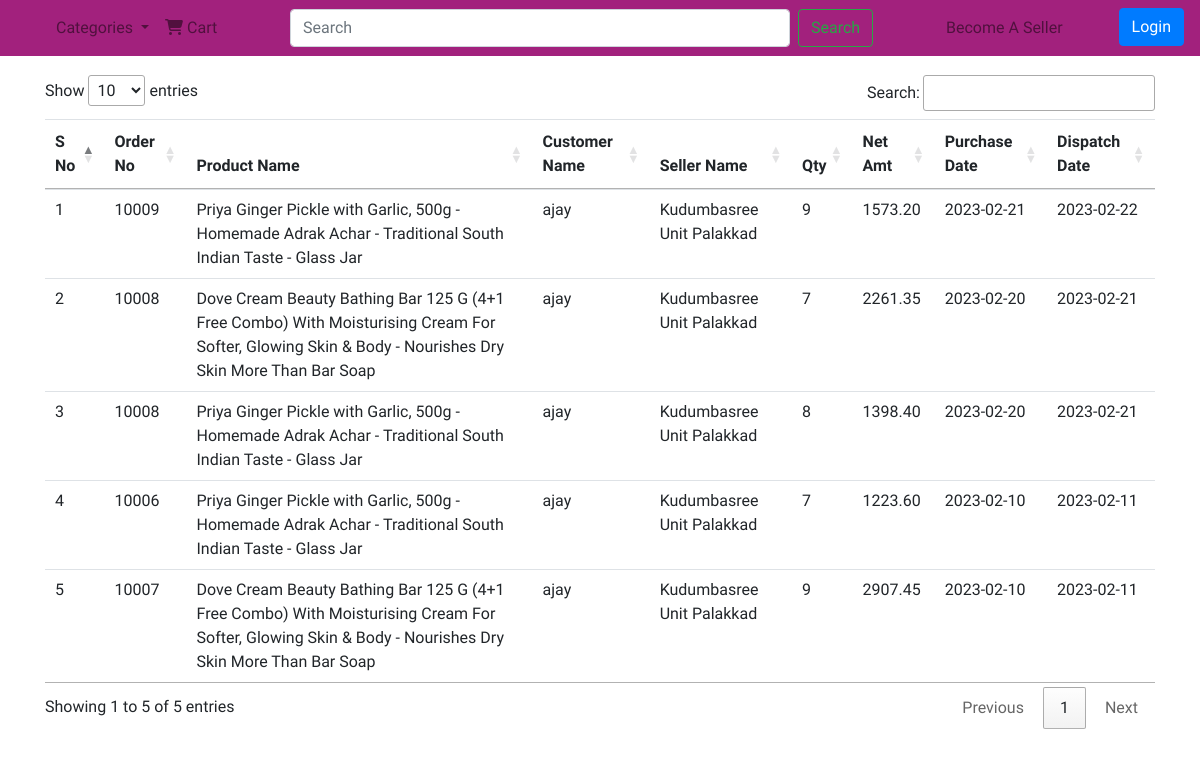
The app's page /admin-total-sales.php with its own data.
### tables this page shows
CREATE TABLE IF NOT EXISTS `orders` (
  `s_no` int(10) NOT NULL AUTO_INCREMENT,
  `order_id` varchar(14) NOT NULL,
  `product_id` varchar(14) NOT NULL,
  `product_name` varchar(150) NOT NULL,
  `category_id` varchar(14) NOT NULL,
  `seller_id` varchar(14) NOT NULL,
  `unit_no` int(5) NOT NULL,
  `unit_name` varchar(50) NOT NULL,
  `quantity` int(2) NOT NULL,
  `mrp` float(7,2) NOT NULL,
  `tax` int(2) NOT NULL,
  `rate` float(7,2) NOT NULL,
  `amount` float(8,2) NOT NULL,
  `discount` int(2) NOT NULL,
  `tax_amount` float(6,2) NOT NULL,
  `net_amount` float(8,2) NOT NULL,
  `date_time` bigint(10) NOT NULL,
  `purchase_date` date DEFAULT NULL,
  `cancel_status` varchar(1) NOT NULL DEFAULT 'N',
  `order_status` varchar(1) NOT NULL DEFAULT 'P',
  `dispatched_date_time` bigint(10) DEFAULT NULL,
  PRIMARY KEY (`s_no`)
);

CREATE TABLE IF NOT EXISTS `order_total` (
  `order_id` varchar(14) NOT NULL,
  `customer_id` varchar(14) NOT NULL,
  `order_no` int(6) NOT NULL,
  `total_amount` float(8,2) NOT NULL,
  `payment_status` varchar(1) NOT NULL,
  `transaction_no` varchar(14) NOT NULL,
  `date_time` bigint(10) NOT NULL,
  UNIQUE KEY `order_id` (`order_id`)
);

CREATE TABLE IF NOT EXISTS `users` (
  `user_id` varchar(14) NOT NULL,
  `user_name` varchar(50) NOT NULL,
  `email` varchar(50) NOT NULL,
  `mobile` bigint(10) NOT NULL,
  `password` varchar(30) NOT NULL,
  `user_type` varchar(1) NOT NULL,
  `verified` varchar(1) NOT NULL DEFAULT 'N',
  `created` bigint(10) NOT NULL,
  UNIQUE KEY `user_id` (`user_id`)
);

CREATE TABLE IF NOT EXISTS `unit_details` (
  `user_id` varchar(14) NOT NULL,
  `unit_name` varchar(50) NOT NULL,
  `unit_no` int(5) DEFAULT NULL,
  UNIQUE KEY `user_id` (`user_id`)
);

### functions.php (called while the page is built, shortened)
<?php
function usernameFromUserid($user_id)
{
    include "dbconnect.php";
    $sql = "SELECT user_name FROM users WHERE user_id='$user_id'";
    $result = mysqli_query($con, $sql);
    if(mysqli_num_rows($result)>0){
        $row = mysqli_fetch_assoc($result);
        $user_name = $row["user_name"];
    }
    return $user_name ;
}
function unitDetailsFromUserId($user_id,$col_name){
    include "dbconnect.php";
    $sql = "SELECT $col_name FROM unit_details WHERE user_id='$user_id'";
    $result = mysqli_query($con, $sql);
    if(mysqli_num_rows($result)>0){
        $row = mysqli_fetch_assoc($result);
        $col_value = $row["$col_name"];
    }
    return $col_value ;
}
function orderTotalDetailsFromOrderId($order_id,$col_name){
    include "dbconnect.php";
    $sql = "SELECT $col_name FROM order_total WHERE order_id='$order_id'";
    $result = mysqli_query($con, $sql);
    if(mysqli_num_rows($result)>0){
        $row = mysqli_fetch_assoc($result);
        $col_value = $row["$col_name"];
    }
    return $col_value ;
}
?>

### admin-total-sales.php (the view, shortened to what this page needs)
<?php
include "dbconnect.php";
include "functions.php";
?>
<!DOCTYPE html>
<html lang="en">
<?php include "head.php"; ?>
<body>
    <?php include "navbar.php";?>
    <section id="home">
        <div class="container">
            <div class="row">
                <div class="col-lg-12">
                <table class="table" id="sales-table">
                        <thead>
                            <th>S No</th>
                            <th>Order No</th>
                            <th>Product Name</th>
                            <th>Customer Name</th>
                            <th>Seller Name</th>
                            <th>Qty</th>
                            <th>Net Amt</th>
                            <th>Purchase Date</th>
                            <th>Dispatch Date</th>
                        </thead>
                        <tbody>
                        <?php
                            $s_no = 1;
                            $d = "2023-02";
                            $start_date = date($d.'-01');
                            $end_date = date($d.'-t');
                            $sql1 = "SELECT * FROM orders WHERE purchase_date BETWEEN '$start_date' AND '$end_date'";
                            $result1 = mysqli_query($con, $sql1);
                            if(mysqli_num_rows($result1)>0){
                                while($row = mysqli_fetch_assoc($result1))
                                {
                                    $order_no = orderTotalDetailsFromOrderId($row['order_id'],'order_no');
                                    $product_name = $row['product_name'];
                                    $customer_name = usernameFromUserid(orderTotalDetailsFromOrderId($row['order_id'],'customer_id'));
                                    $seller_name = ucwords(unitDetailsFromUserId($row['seller_id'],'unit_name'));
                                    $quantity = $row['quantity'];
                                    $net_amount = $row['net_amount'];
                                    $purchase_date = $row['purchase_date'];
                                    $dispatched_date = date('Y-m-d',$row['dispatched_date_time']);
                                    ?>
                                    <tr>
                                        <td><?php echo $s_no;?></td>
                                        <td><?php echo $order_no;?></td>
                                        <td><?php echo $product_name;?></td>
                                        <td><?php echo $customer_name;?></td>
                                        <td><?php echo $seller_name;?></td>
                                        <td><?php echo $quantity;?></td>
                                        <td><?php echo $net_amount;?></td>
                                        <td><?php echo $purchase_date;?></td>
                                        <td><?php echo $dispatched_date;?></td>
                                    </tr>
                                    <?php
                                    $s_no++;
                                }
                            }
                                    ?>
                        </tbody>
                    </table>
                </div>
            </div>
        </div>
    </section>
</body>
</html>

### css/styles.css (style rules this page uses)
* { margin: 0; padding: 0; font-family:'Roboto Condensed', sans-serif; }
html { scroll-behavior: smooth; }
#home { margin-top: 75px; height: 1500px; }

### records on screen
orders: order.order_no "10009", product_name "Priya Ginger Pickle with Garlic, 500g - Homemade Adrak Achar - Traditional South Indian Taste - Glass Jar", order.user_name "ajay", seller.unit_name "Kudumbasree Unit Palakkad", quantity "9", net_amount "1573.20", purchase_date "2023-02-21", dispatched_date_time "2023-02-22"
orders: order.order_no "10008", product_name "Dove Cream Beauty Bathing Bar 125 G (4+1 Free Combo) With Moisturising Cream For Softer, Glowing Skin & Body - Nourishes Dry Skin More Than Bar Soap", order.user_name "ajay", seller.unit_name "Kudumbasree Unit Palakkad", quantity "7", net_amount "2261.35", purchase_date "2023-02-20", dispatched_date_time "2023-02-21"
orders: order.order_no "10008", product_name "Priya Ginger Pickle with Garlic, 500g - Homemade Adrak Achar - Traditional South Indian Taste - Glass Jar", order.user_name "ajay", seller.unit_name "Kudumbasree Unit Palakkad", quantity "8", net_amount "1398.40", purchase_date "2023-02-20", dispatched_date_time "2023-02-21"
orders: order.order_no "10006", product_name "Priya Ginger Pickle with Garlic, 500g - Homemade Adrak Achar - Traditional South Indian Taste - Glass Jar", order.user_name "ajay", seller.unit_name "Kudumbasree Unit Palakkad", quantity "7", net_amount "1223.60", purchase_date "2023-02-10", dispatched_date_time "2023-02-11"
orders: order.order_no "10007", product_name "Dove Cream Beauty Bathing Bar 125 G (4+1 Free Combo) With Moisturising Cream For Softer, Glowing Skin & Body - Nourishes Dry Skin More Than Bar Soap", order.user_name "ajay", seller.unit_name "Kudumbasree Unit Palakkad", quantity "9", net_amount "2907.45", purchase_date "2023-02-10", dispatched_date_time "2023-02-11"
